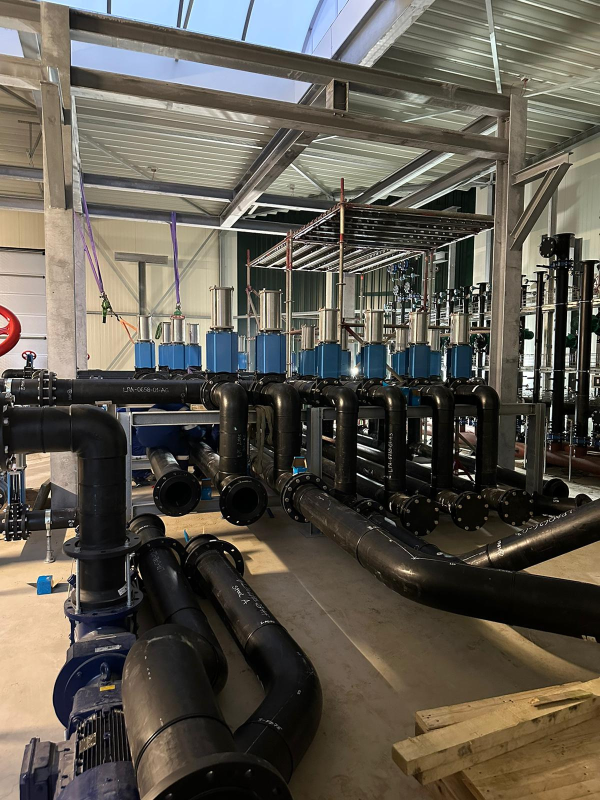
#> input picture src/img-source/sala-bombas-colectores-pead.jpg, 1200 x 1600 px (shown at 1/2 size); its folder holds 5 pictures in this run
$ python images.py
#> lines starting #> are read from the running program, lines starting #| are printed output that depends on the picture
"""Genera las imágenes optimizadas (WebP responsive + OG) a partir de src/img-source.

Uso:  python3 tools/images.py
Salida: public/img/<nombre>-<ancho>.webp  y  public/img/og-qualinor.jpg
"""
from pathlib import Path
from PIL import Image, ImageOps

ROOT = Path(__file__).resolve().parent.parent
SRC = ROOT / "src" / "img-source"
OUT = ROOT / "public" / "img"
OUT.mkdir(parents=True, exist_ok=True)

# nombre: (recorte relativo (l, t, r, b) o None, anchos)
JOBS = {
    "sala-bombas-colectores-pead": (None, [480, 800, 1200]),
    "colector-valvulas-pead": (None, [480, 800, 1200]),
    "soldadura-tope-pead-obra": (None, [480, 800, 1280]),
    "skid-bombeo-tuberias-pead": (None, [480, 720]),
    # recorte para eliminar la marca de fecha de la cámara (esquina inferior)
    "zanja-tuberia-pead-gran-diametro": ((0, 0.08, 1, 0.83), [480, 800, 1200, 1600]),
    "planta-biogas-tuberias-pead": (None, [480, 800, 1200]),
}


def crop_rel(im, box):
    w, h = im.size
    l, t, r, b = box
    return im.crop((int(l * w), int(t * h), int(r * w), int(b * h)))


for name, (box, widths) in JOBS.items():
    im = ImageOps.exif_transpose(Image.open(SRC / f"{name}.jpg")).convert("RGB")
#> im is the input picture: PIL image 1200x1600 RGB; mean R, G, B 94.3, 89.3, 79.6
    if box:
        im = crop_rel(im, box)
    for w in widths:
        w = min(w, im.width)
        h = round(im.height * w / im.width)
        im.resize((w, h), Image.LANCZOS).save(OUT / f"{name}-{w}.webp", "WEBP", quality=78, method=6)
#> this loop made 3 passes
#> pass 1, `im.resize((w, h), Image.LANCZOS).save(OUT / f"{name}-{w}.webp", "WEBP"..`:
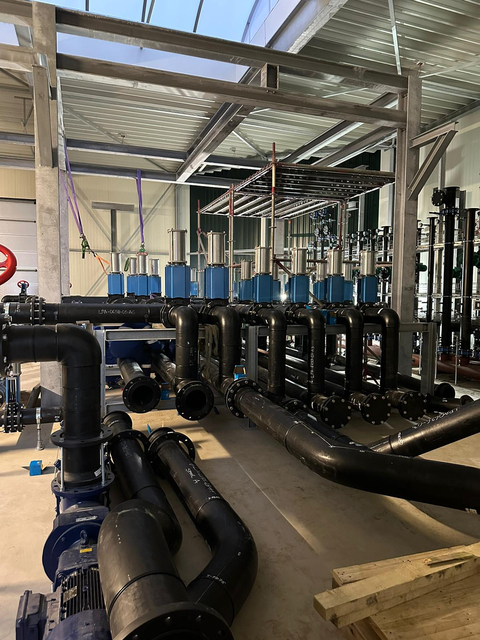
#> saved as sala-bombas-colectores-pead-480.webp: PIL image 480x640 RGB; mean R, G, B 94.3, 89.3, 79.6
#> pass 2, `im.resize((w, h), Image.LANCZOS).save(OUT / f"{name}-{w}.webp", "WEBP"..`:
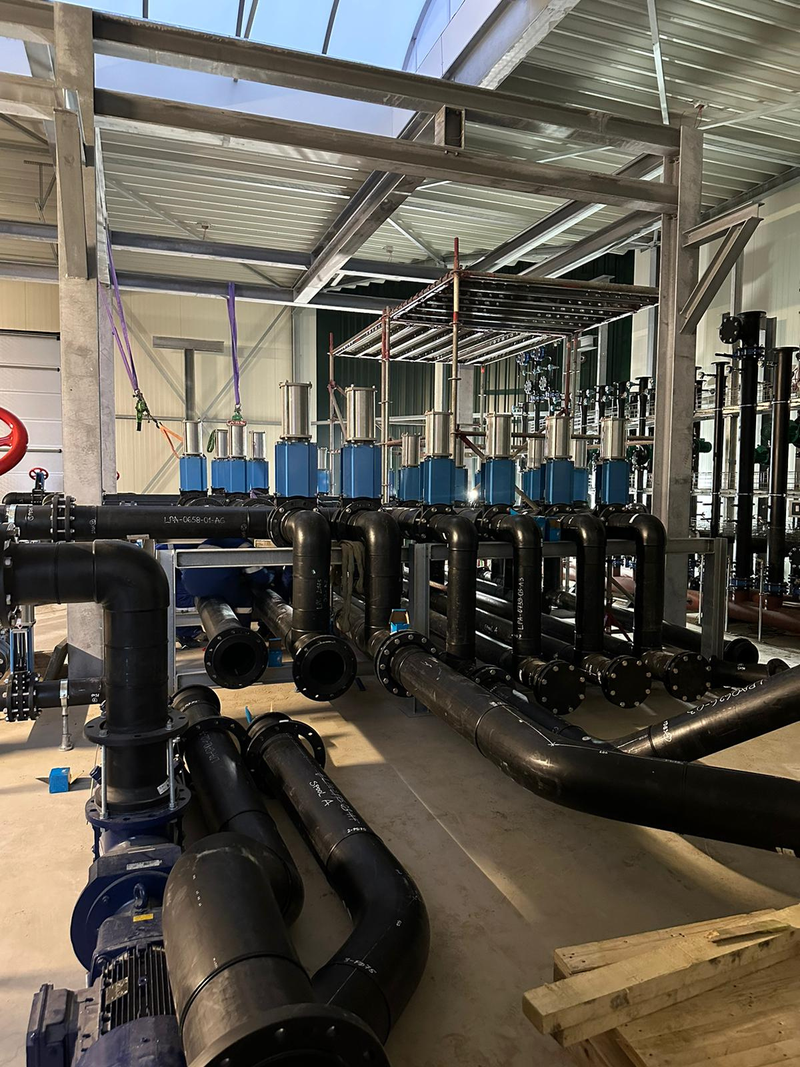
#> saved as sala-bombas-colectores-pead-800.webp: PIL image 800x1067 RGB; mean R, G, B 94.3, 89.3, 79.6
    print(name, im.size)
#| sala-bombas-colectores-pead (1200, 1600)
#> pass 2 of the loop `for name, (box, widths) in JOBS.items():`:
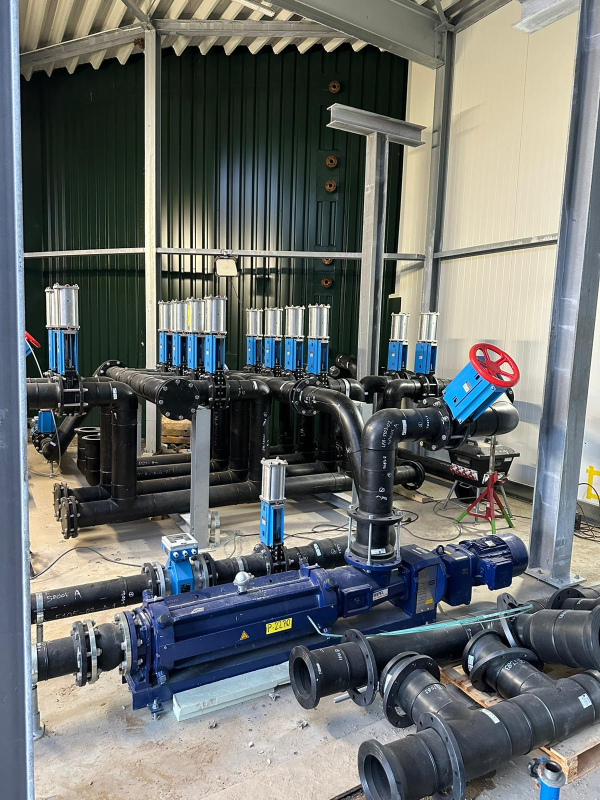
#> input picture src/img-source/colector-valvulas-pead.jpg, 1200 x 1600 px (shown at 1/2 size)
#> im is the input picture: PIL image 1200x1600 RGB; mean R, G, B 105.6, 109.7, 107.8
#> the loop `for w in widths:` made 3 passes
#> pass 1, `im.resize((w, h), Image.LANCZOS).save(OUT / f"{name}-{w}.webp", "WEBP"..`:
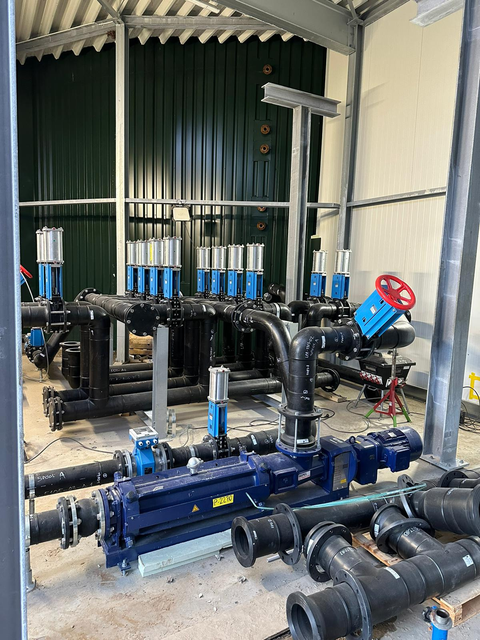
#> saved as colector-valvulas-pead-480.webp: PIL image 480x640 RGB; mean R, G, B 105.6, 109.7, 107.8
#> pass 2, `im.resize((w, h), Image.LANCZOS).save(OUT / f"{name}-{w}.webp", "WEBP"..`:
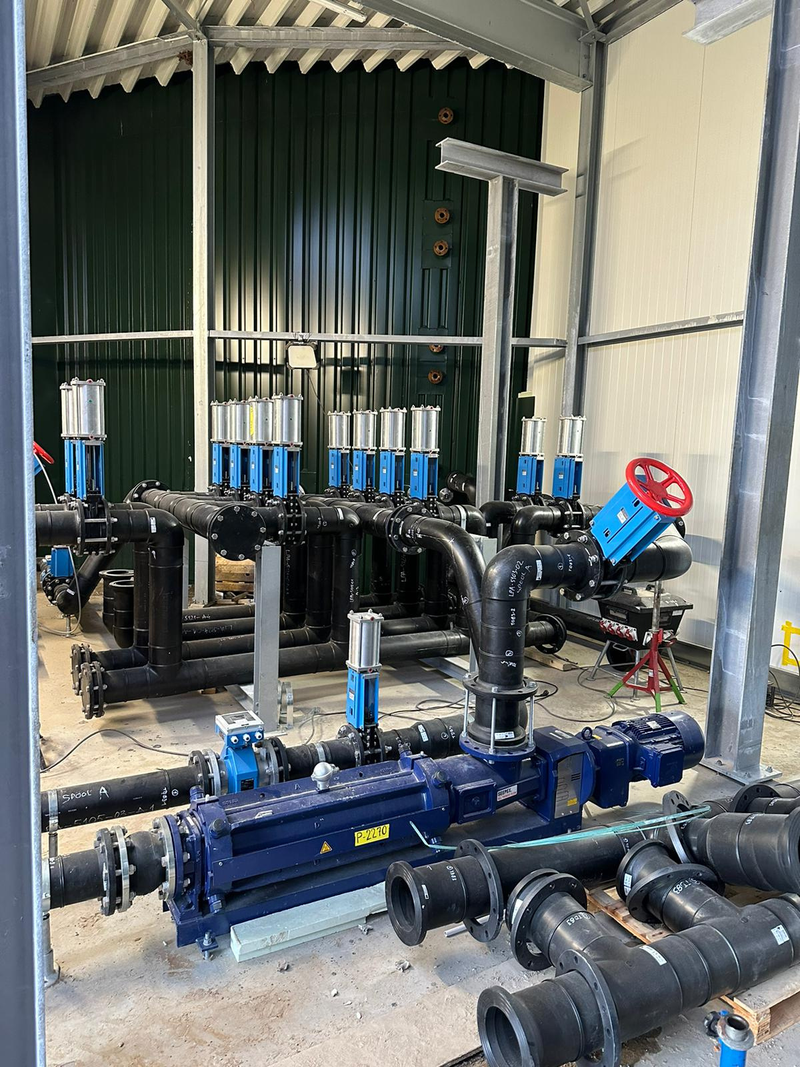
#> saved as colector-valvulas-pead-800.webp: PIL image 800x1067 RGB; mean R, G, B 105.6, 109.7, 107.8
#| colector-valvulas-pead (1200, 1600)
#> pass 3 of the loop `for name, (box, widths) in JOBS.items():`:
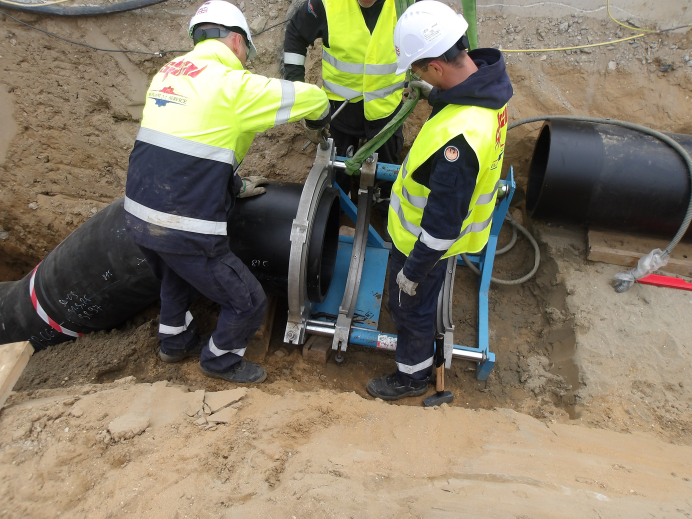
#> input picture src/img-source/soldadura-tope-pead-obra.jpg, 1383 x 1037 px (shown at 1/2 size)
#> im is the input picture: PIL image 1383x1037 RGB; mean R, G, B 130.1, 121.4, 100.7
#> the loop `for w in widths:` made 3 passes
#> pass 1, `im.resize((w, h), Image.LANCZOS).save(OUT / f"{name}-{w}.webp", "WEBP"..`:
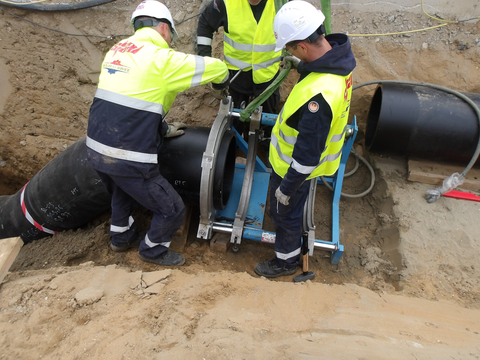
#> saved as soldadura-tope-pead-obra-480.webp: PIL image 480x360 RGB; mean R, G, B 130.1, 121.4, 100.6
#> pass 2, `im.resize((w, h), Image.LANCZOS).save(OUT / f"{name}-{w}.webp", "WEBP"..`:
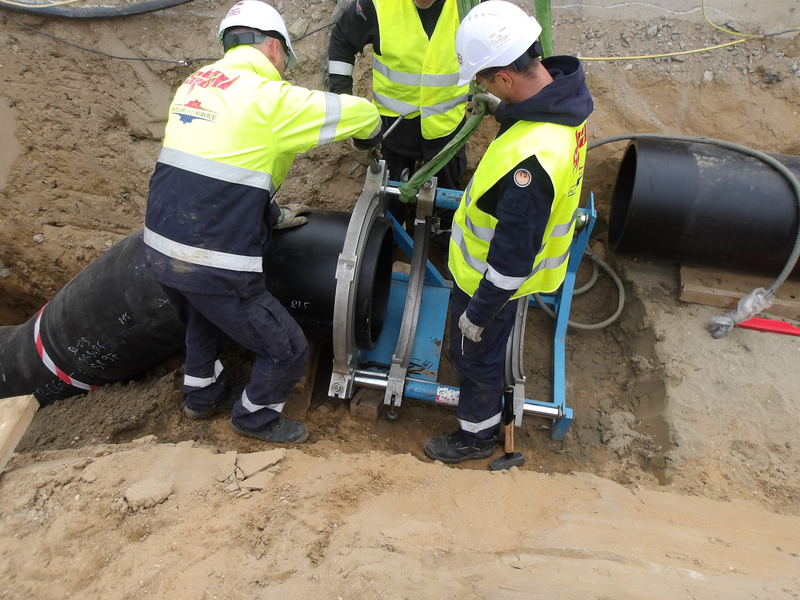
#> saved as soldadura-tope-pead-obra-800.webp: PIL image 800x600 RGB; mean R, G, B 130.1, 121.4, 100.7
#| soldadura-tope-pead-obra (1383, 1037)
#> (the run stopped early here; a loop or call above may not have finished)
